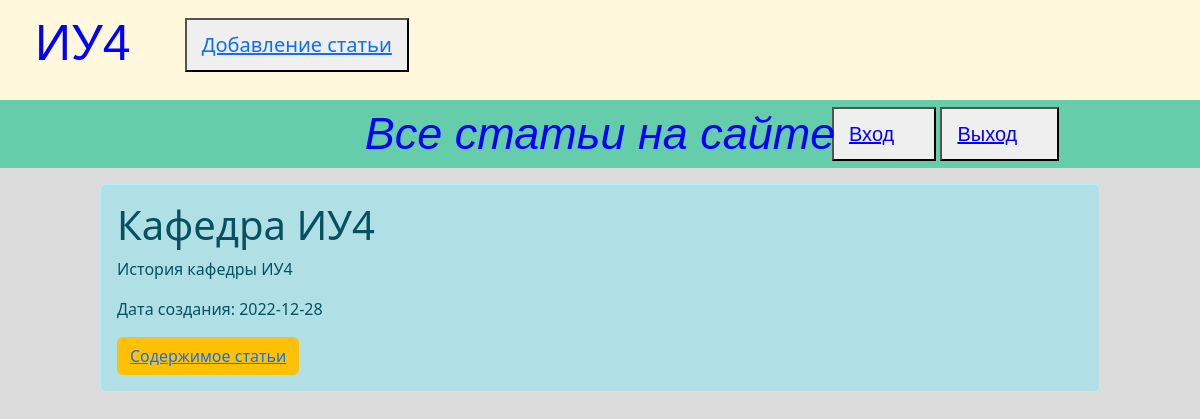
The page / on the database its author committed.
### modules.py (models this page shows, shortened)
class Posts(db.Model):
    id = db.Column(db.Integer, primary_key = True)
    post_name = db.Column(db.Text, unique = True)
    intro = db.Column(db.Text, unique = True)
    post = db.Column(db.Text, unique = True)
    date = db.Column(db.DateTime, default=datetime.utcnow)

### app.py (the view)
@app.route('/')
def index():
    posts = db.session.query(Posts.id,  Posts.post_name, Posts.post, Posts.intro, Posts.date).all()
    return render_template('index.html', posts = posts)

### app.py (called while the page is built)
@app.after_request
def redirect_to(responce):
    if responce.status_code == 401:
        return redirect('/login')
    return responce

### templates/index.html (shortened to what this page needs)
<!DOCTYPE html>
<html lang="ru">
<head>
    <link href="https://cdn.jsdelivr.net/npm/bootstrap@5.2.1/dist/css/bootstrap.min.css" rel="stylesheet">
    <link rel="stylesheet" type="text/css" href="{{ url_for('static', filename='index.css') }}">
</head>
<body>
    <header>
        <div class="ALl_header_menu">
            <div class="Logo">
                <h1>ИУ4</h1>
            </div>
            <button type="button" class="ind">
                <a href='/create'>Добавление статьи</a>
            </button>
            <div class = "Top_menu">
                <ul>
                    <button type="button" >
                        <li><a href='/login'>Вход</a></li>
                    </button>
                    <button type="button">
                        <li><a href="/logout">Выход</a></li>
                    </button>
                </ul>
            </div>
        </div>
    </header>
    <p class="post_teg">Все статьи на сайте</p>
    {% for item in posts %}
    <div class="alert alert-info" style="width: 1000px; margin: 0 auto; margin-bottom: 10px">
        <h1 сlass="for_name">{{ item.post_name }}</h1>
        <p>{{ item.intro }}</p>
        <p>Дата создания: {{ item.date.date() }} </p>
        <button class="btn btn-warning"><a href="/{{ item.id }}">Содержимое статьи</a></button>
    </div>
    {% endfor %}
</body>
</html>

### static/index.css (style rules this page uses)
* { margin: 0; padding 0; }
body { background: #DCDCDC; color: #0000FF; }
header { display: flex; background-color: #FFF8DC; color: black; width: 100%; height: 100px; }
.Logo { margin-top: 13px; margin-left: 35px; display: inline-block; vertical-align: middle; }
.Top_menu { margin-top: 26px; margin-left: 800px; display: inline-block; vertical-align: middle; }
.Top_menu button { padding: 10px 15px; }
.Top_menu li { justify-content: right; margin-right: 25px; display: inline-block; vertical-align: middle; }
.Top_menu a { vertical-align: middle; font-family: arial; font-size: 20px; color: #0000FF; }
.ind { font-size: 20px; padding: 10px 15px; margin-top: 9px; margin-left: 50px; display: inline-block; vertical-align: middle; }
.Logo h1 { vertical-align: middle; font-family: arial; font-size: 50px; color: #0000FF; }
.post_teg { background-color: #66CDAA; text-align: center; font-style: italic; font-family: sans-serif; font-size: 45px; }
.alert { background-color: #B0E0E6; width: 500px; }

### rows shown on the page
Posts: post_name "Кафедра ИУ4", intro "История кафедры ИУ4", date "2022-12-28"
